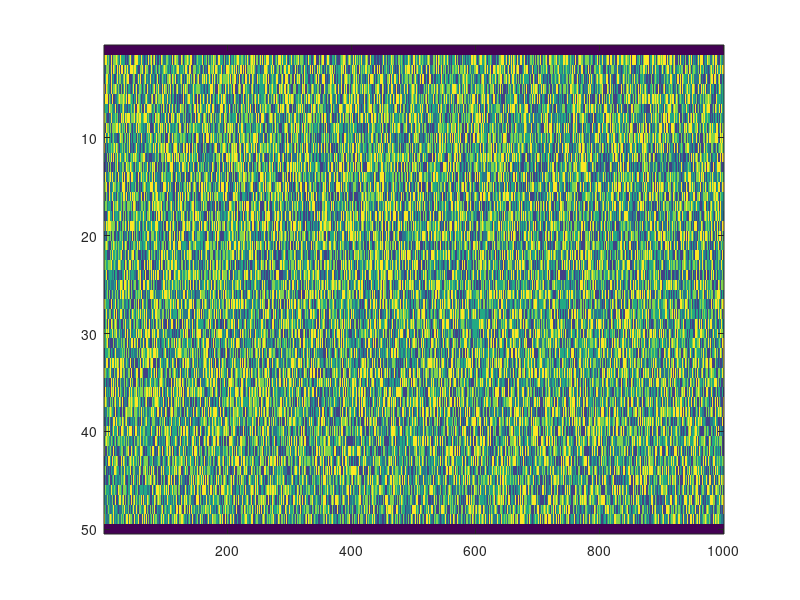

Write MATLAB code to recreate this figure. (Note: this script raises an error after producing the figure.)
T = 1;
L = 1;
n = 50;
dx = L/(n-1);
nt = 1000;
k = (2*pi/L) * [0:n/2-1 -n/2:-1].';
X = linspace(0, L, n);
t = linspace(0, T, nt);
alpha = 0.25;
u0 = sin(2*pi/L * X);
h = randi([1 5], [n,nt]);
%h = eye(n, nt);
h(1, :) = 0;
h(n, :) = 0;
figure(200)
imagesc(h);


m = main(["FEM" "FT"], L, u0, h, T, n, nt, alpha);
m = m.solve();
m = m.pod(0.95);
m.plot();